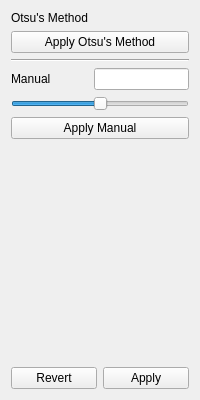
<?xml version="1.0" encoding="UTF-8"?>
<ui version="4.0">
 <class>BinaryInspector</class>
 <widget class="QWidget" name="BinaryInspector">
  <property name="geometry">
   <rect>
    <x>0</x>
    <y>0</y>
    <width>200</width>
    <height>400</height>
   </rect>
  </property>
  <property name="sizePolicy">
   <sizepolicy hsizetype="Minimum" vsizetype="Preferred">
    <horstretch>0</horstretch>
    <verstretch>0</verstretch>
   </sizepolicy>
  </property>
  <property name="minimumSize">
   <size>
    <width>200</width>
    <height>0</height>
   </size>
  </property>
  <property name="maximumSize">
   <size>
    <width>200</width>
    <height>16777215</height>
   </size>
  </property>
  <property name="windowTitle">
   <string>Form</string>
  </property>
  <layout class="QVBoxLayout" name="verticalLayout">
   <item>
    <layout class="QGridLayout" name="gridLayout">
     <item row="8" column="0" colspan="2">
      <widget class="QPushButton" name="manualButton">
       <property name="text">
        <string>Apply Manual</string>
       </property>
      </widget>
     </item>
     <item row="2" column="0">
      <widget class="QLabel" name="otsuMethodLabel">
       <property name="text">
        <string>Otsu's Method</string>
       </property>
      </widget>
     </item>
     <item row="11" column="0" colspan="2">
      <spacer name="verticalSpacer">
       <property name="orientation">
        <enum>Qt::Vertical</enum>
       </property>
       <property name="sizeHint" stdset="0">
        <size>
         <width>20</width>
         <height>40</height>
        </size>
       </property>
      </spacer>
     </item>
     <item row="4" column="0" colspan="2">
      <widget class="Line" name="line">
       <property name="orientation">
        <enum>Qt::Horizontal</enum>
       </property>
      </widget>
     </item>
     <item row="6" column="0">
      <widget class="QLabel" name="manualLabel">
       <property name="text">
        <string>Manual</string>
       </property>
      </widget>
     </item>
     <item row="3" column="0" colspan="2">
      <widget class="QPushButton" name="otsuButton">
       <property name="sizePolicy">
        <sizepolicy hsizetype="Minimum" vsizetype="Minimum">
         <horstretch>0</horstretch>
         <verstretch>0</verstretch>
        </sizepolicy>
       </property>
       <property name="text">
        <string>Apply Otsu's Method</string>
       </property>
      </widget>
     </item>
     <item row="7" column="0" colspan="2">
      <widget class="QSlider" name="manualSlider">
       <property name="maximum">
        <number>255</number>
       </property>
       <property name="value">
        <number>128</number>
       </property>
       <property name="orientation">
        <enum>Qt::Horizontal</enum>
       </property>
       <property name="invertedAppearance">
        <bool>false</bool>
       </property>
      </widget>
     </item>
     <item row="6" column="1">
      <widget class="QLineEdit" name="lineEdit">
       <property name="sizePolicy">
        <sizepolicy hsizetype="Preferred" vsizetype="Fixed">
         <horstretch>0</horstretch>
         <verstretch>0</verstretch>
        </sizepolicy>
       </property>
       <property name="readOnly">
        <bool>false</bool>
       </property>
      </widget>
     </item>
    </layout>
   </item>
   <item>
    <layout class="QHBoxLayout" name="BottomButtonsLayout">
     <item>
      <widget class="QPushButton" name="revertPushButton">
       <property name="text">
        <string>Revert</string>
       </property>
      </widget>
     </item>
     <item>
      <widget class="QPushButton" name="applyPushButton">
       <property name="text">
        <string>Apply</string>
       </property>
      </widget>
     </item>
    </layout>
   </item>
  </layout>
 </widget>
 <resources/>
 <connections/>
</ui>
